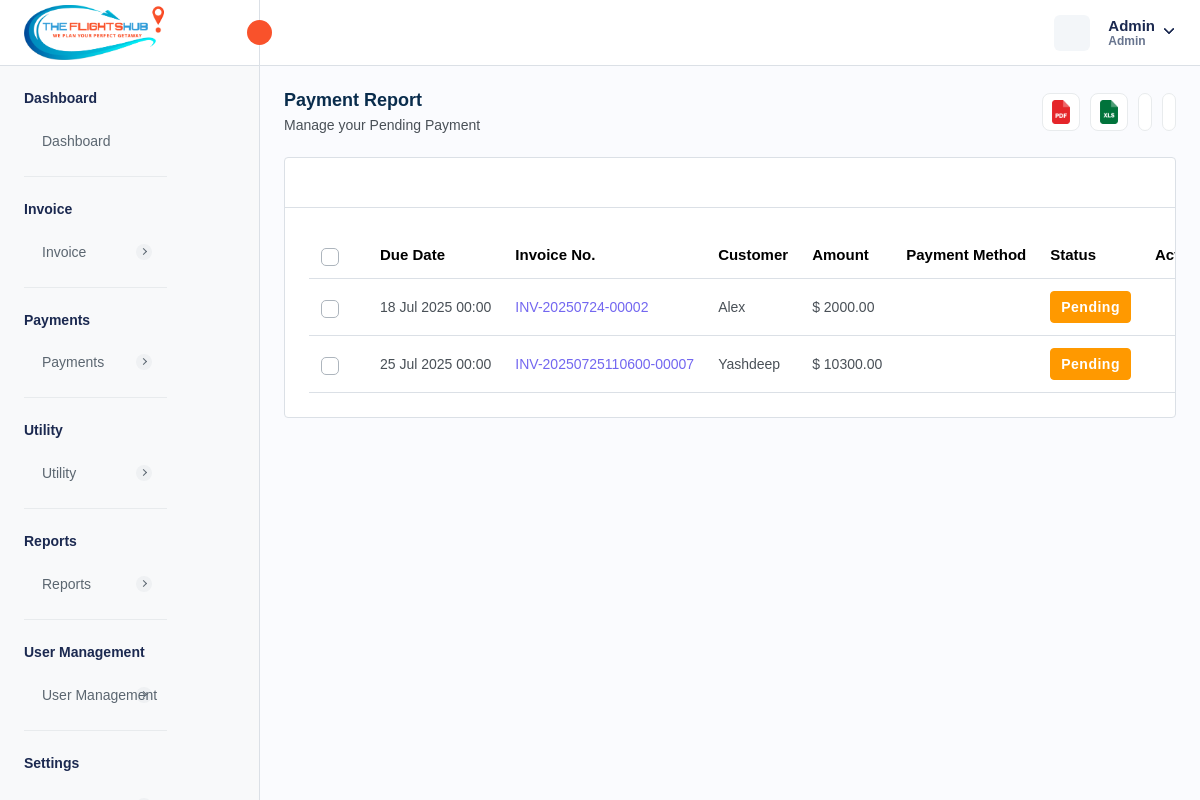
/payment-pending.php (signed in), run on the app's committed database.
### tables this page shows
CREATE TABLE `company_settings` (
  `company_id` int NOT NULL AUTO_INCREMENT,
  `company_name` varchar(255) DEFAULT NULL,
  `company_email` varchar(255) DEFAULT NULL,
  `company_phone` varchar(20) DEFAULT NULL,
  `company_website` varchar(255) DEFAULT NULL,
  `company_logo` varchar(255) DEFAULT NULL,
  `favicon` varchar(255) DEFAULT NULL,
  `address` text,
  `country` varchar(100) DEFAULT NULL,
  `state` varchar(100) DEFAULT NULL,
  `city` varchar(100) DEFAULT NULL,
  `postal_code` varchar(20) DEFAULT NULL,
  `gst_number` varchar(255) DEFAULT NULL,
  `bz_number` varchar(255) DEFAULT NULL,
  `created_at` timestamp NULL DEFAULT CURRENT_TIMESTAMP,
  `updated_at` timestamp NULL DEFAULT CURRENT_TIMESTAMP ON UPDATE CURRENT_TIMESTAMP,
  PRIMARY KEY (`company_id`)
);

CREATE TABLE `invoice` (
  `invoice_id` int NOT NULL AUTO_INCREMENT,
  `invoice_number` varchar(255) NOT NULL,
  `invoice_title` varchar(255) DEFAULT NULL,
  `payment_method` enum('CREDIT_CARD','DEBIT_CARD','CASH','CASH_DEPOSIT','NET_BANKING','PAYPAL','OTHER') NOT NULL,
  `transaction_id` varchar(255) DEFAULT NULL,
  `status` enum('PAID','PENDING','CANCELLED','REFUNDED') NOT NULL,
  `airline_name` text,
  `travel_date` varchar(45) DEFAULT NULL,
  `due_date` varchar(255) DEFAULT NULL,
  `customer_name` varchar(255) DEFAULT NULL,
  `service_id` json DEFAULT NULL,
  `from_location` text,
  `to_location` text,
  `customer_address` longtext,
  `description` longtext,
  `reminder_enabled` int NOT NULL DEFAULT '0',
  `reminder_count` int NOT NULL DEFAULT '0',
  `organization` varchar(255) DEFAULT NULL,
  `passenger_details` json DEFAULT NULL,
  `total_amount` decimal(10,2) NOT NULL,
  `created_at` timestamp NULL DEFAULT CURRENT_TIMESTAMP,
  `updated_at` timestamp NULL DEFAULT CURRENT_TIMESTAMP ON UPDATE CURRENT_TIMESTAMP,
  `created_by` int NOT NULL,
  `is_active` int NOT NULL DEFAULT '1',
  `customer_email` varchar(255) DEFAULT NULL,
  PRIMARY KEY (`invoice_id`),
  UNIQUE KEY `invoice_number_UNIQUE` (`invoice_number`),
  UNIQUE KEY `transaction_id_UNIQUE` (`transaction_id`)
);

CREATE TABLE `localization_settings` (
  `id` int NOT NULL AUTO_INCREMENT,
  `language` varchar(50) DEFAULT 'English',
  `timezone` varchar(100) DEFAULT 'UTC',
  `date_format` varchar(20) DEFAULT 'd M Y',
  `time_format` varchar(10) DEFAULT '12',
  `currency_id` int DEFAULT NULL,
  `created_at` datetime DEFAULT CURRENT_TIMESTAMP,
  `updated_at` datetime DEFAULT CURRENT_TIMESTAMP ON UPDATE CURRENT_TIMESTAMP,
  PRIMARY KEY (`id`)
);

CREATE TABLE `currency` (
  `currency_id` int NOT NULL AUTO_INCREMENT,
  `currency_name` varchar(255) DEFAULT NULL,
  `currency_code` varchar(45) DEFAULT NULL,
  `currency_symbol` varchar(45) DEFAULT NULL,
  `currency_rate` decimal(10,2) DEFAULT NULL,
  `created_at` timestamp NULL DEFAULT CURRENT_TIMESTAMP,
  `updated_at` timestamp NULL DEFAULT NULL,
  `is_active` int DEFAULT '1',
  PRIMARY KEY (`currency_id`)
);

### payment-pending.php (the view, shortened to what this page needs)
<?php
require "./database/config.php";
try {
    $stmtFetchInvoices = $db->prepare("SELECT * FROM invoice
    WHERE invoice.status = 'PENDING' AND invoice.is_active = 1
    ");
    if ($stmtFetchInvoices->execute()) {
        $invoices = $stmtFetchInvoices->get_result();
    } else {
        $_SESSION['error'] = 'Error for fetching customers';
    }
    $stmtFetchCompanySettings = $db->prepare("SELECT * FROM company_settings");
    $stmtFetchCompanySettings->execute();
    $companySettings = $stmtFetchCompanySettings->get_result()->fetch_array(MYSQLI_ASSOC);
    $stmtFetchLocalizationSettings = $db->prepare("SELECT * FROM localization_settings INNER JOIN currency ON localization_settings.currency_id = currency.currency_id;");
    $stmtFetchLocalizationSettings->execute();
    $localizationSettings = $stmtFetchLocalizationSettings->get_result()->fetch_array(MYSQLI_ASSOC);
} catch (Exception $e) {
    $_SESSION['error'] = $e;
}
?>
<!DOCTYPE html>
<html lang="en">
<head>
    <link rel="stylesheet" href="assets/css/bootstrap.min.css" />
    <link rel="stylesheet" href="assets/css/bootstrap-datetimepicker.min.css" />
    <link rel="stylesheet" href="assets/plugins/daterangepicker/daterangepicker.css" />
    <link rel="stylesheet" href="assets/css/animate.css" />
    <link rel="stylesheet" href="assets/plugins/select2/css/select2.min.css" />
    <link rel="stylesheet" href="assets/css/dataTables.bootstrap5.min.css" />
    <link rel="stylesheet" href="assets/plugins/fontawesome/css/fontawesome.min.css" />
    <link rel="stylesheet" href="assets/plugins/fontawesome/css/all.min.css" />
    <link rel="stylesheet" href="assets/css/style.css" />
    <link rel="stylesheet" href="https://cdn.jsdelivr.net/npm/notyf@3/notyf.min.css" />
</head>
<body>
    <div class="main-wrapper">
        <div class="header">
            <?php require_once("header.php"); ?>
        </div>
        <div class="sidebar" id="sidebar">
            <?php require_once("sidebar.php"); ?>
        </div>
        <div class="page-wrapper">
            <div class="content">
                <div class="page-header justify-content-between">
                    <div class="page-title">
                        <h4>Payment Report</h4>
                        <h6>Manage your Pending Payment</h6>
                    </div>
                    <ul class="table-top-head">
                        <li>
                            <a data-bs-toggle="tooltip" onclick="exportToPDF()" data-bs-placement="top" title="Pdf"><img
                                    src="assets/img/icons/pdf.svg" alt="img" /></a>
                        </li>
                        <li>
                            <a data-bs-toggle="tooltip" onclick="exportToExcel()" data-bs-placement="top"
                                title="Excel"><img src="assets/img/icons/excel.svg" alt="img" /></a>
                        </li>
                        <li>
                            <a href="" data-bs-toggle="tooltip" data-bs-placement="top" title="Refresh"></a>
                        </li>
                        <li>
                            <a data-bs-toggle="tooltip" data-bs-placement="top" title="Collapse" id="collapse-header"></a>
                        </li>
                    </ul>
                </div>
                <div class="card table-list-card">
                    <div class="card-body">
                        <div class="table-top">
                            <div class="search-set">
                                <div class="search-input">
                                    <a href="" class="btn btn-searchset"></a>
                                </div>
                            </div>
                        </div>
                        <div class="table-responsive">
                            <table id="myTable" class="table datanew">
                                <thead>
                                    <tr>
                                        <th class="no-sort">
                                            <label class="checkboxs">
                                                <span class="checkmarks"></span>
                                            </label>
                                        </th>
                                        <th>Due Date</th>
                                        <th>Invoice No.</th>
                                        <th>Customer</th>
                                        <th>Amount</th>
                                        <th>Payment Method</th>
                                        <th>Status</th>
                                        <th class="no-sort text-center">Action</th>
                                    </tr>
                                </thead>
                                <tbody>
                                    <?php foreach ($invoices->fetch_all(MYSQLI_ASSOC) as $invoice) { ?>
                                        <tr>
                                            <td>
                                                <label class="checkboxs">
                                                    <span class="checkmarks"></span>
                                                </label>
                                            </td>
                                            <td><?php $date = new DateTime($invoice['due_date']);
                                            echo $date->format(isset($localizationSettings["date_format"]) ? $localizationSettings["date_format"] : "d M Y") ?>
                                            </td>
                                            <td class="ref-number" c><?php echo $invoice['invoice_number'] ?></td>
                                            <td>
                                                <?php echo $invoice['customer_name'] ?>
                                            </td>
                                            <td>
                                                <?php echo (isset($localizationSettings["currency_symbol"]) ? $localizationSettings["currency_symbol"] : "$") . " " . $invoice['total_amount'] ?>
                                            </td>
                                            <td class="payment-info">
                                            </td>
                                            <td>
                                                <?php if ($invoice['status'] == 'PAID') { ?>
                                                    <span class="badge badge-lg bg-success">Paid</span>
                                                <?php } elseif ($invoice['status'] == 'CANCELLED') { ?>
                                                    <span class="badge badge-lg bg-danger">Cancelled</span>
                                                <?php } elseif ($invoice['status'] == 'PENDING') { ?>
                                                    <span class="badge badge-lg bg-warning">Pending</span>
                                                <?php } elseif ($invoice['status'] == 'REFUNDED') { ?>
                                                    <span class="badge badge-lg bg-primary">Refunded</span>
                                                <?php } ?>
                                            </td>
                                            <td class="text-center">
                                                <a class="action-set" href="javascript:void(0);" data-bs-toggle="dropdown"
                                                    aria-expanded="true">
                                                </a>
                                            </td>
                                        </tr>
                                    <?php } ?>
                                </tbody>
                            </table>
                        </div>
                    </div>
                </div>
            </div>
        </div>
    </div>
</body>
</html>

### header.php (shortened to what this page needs)
<div class="header">
    <div class="header-left active">
        <a href="admin-dashboard.php" class="logo logo-normal">
            <img src="<?= isset($companySettings['company_logo']) ? $companySettings['company_logo'] : "assets/img/logo/vis-logo.png" ?>" alt="" />
        </a>
        <a id="toggle_btn" href="javascript:void(0);">
            <i data-feather="chevrons-left" class="feather-16"></i>
        </a>
    </div>
    <ul class="nav user-menu">
        <li class="nav-item nav-item-box">
            <a href="javascript:void(0);" id="btnFullscreen">
            </a>
        </li>
        <li class="nav-item dropdown has-arrow main-drop">
            <a href="javascript:void(0);" class="dropdown-toggle nav-link userset" data-bs-toggle="dropdown">
                <span class="user-info">
                    <span class="user-detail">
                        <span
                            class="user-name"><?php echo isset($_SESSION['admin_name']) ? $_SESSION['admin_name'] : "Vibrantick" ?></span>
                        <span class="user-role"><?php echo isset($_SESSION['admin_role']) ? $_SESSION['admin_role'] : "Admin"  ?></span>
                    </span>
                </span>
            </a>
        </li>
    </ul>
</div>

### data on the page
company_settings: company_logo (picture)
invoice: due_date.date_format "18 Jul 2025 00:00", invoice_number "INV-20250724-00002", customer_name "Alex", total_amount "2000.00", status "Pending"
currency: currency_symbol "$"
invoice: due_date.date_format "25 Jul 2025 00:00", invoice_number "INV-20250725110600-00007", customer_name "Yashdeep", total_amount "10300.00", status "Pending"

### other printed values
$_SESSION['admin_name'] "Admin"
$_SESSION['admin_role'] "Admin"
